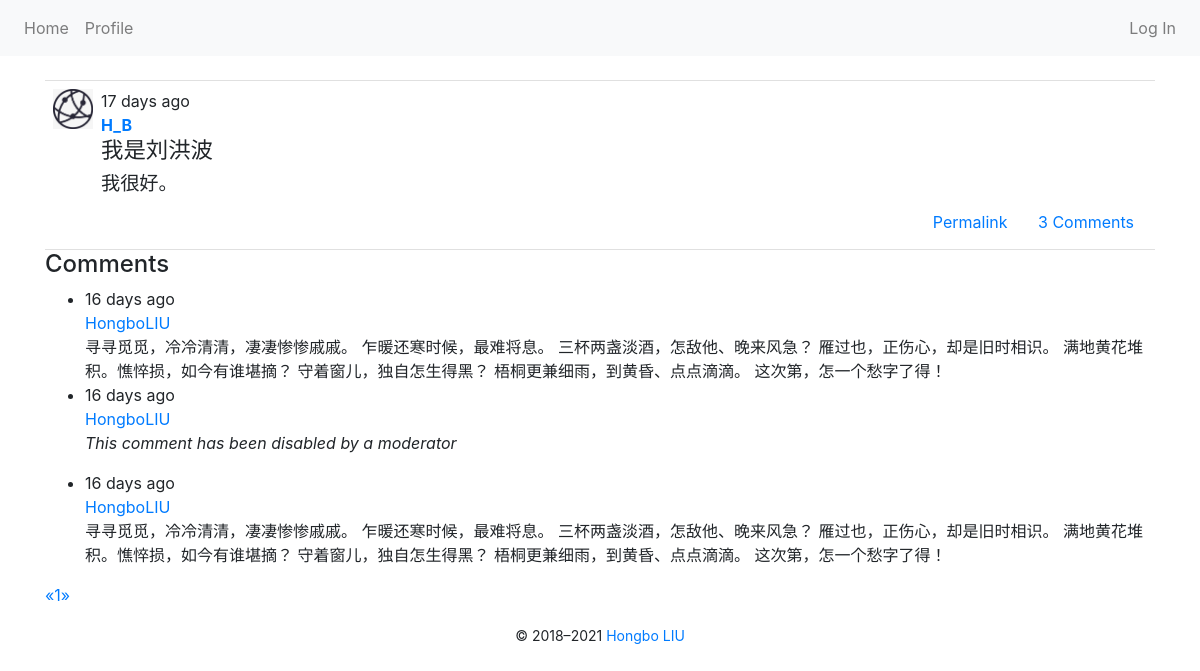
Screenshot of /post/209 with the database file from the repository.
### app/models.py (models this page shows, shortened)
class Post(db.Model):
    __tablename__ = 'posts'
    id = db.Column(db.Integer, primary_key=True)
    body = db.Column(db.Text)
    body_html = db.Column(db.Text)
    timestamp = db.Column(db.DateTime, index=True, default=datetime.utcnow)
    author_id = db.Column(db.Integer, db.ForeignKey('users.id'))
    comments = db.relationship('Comment', backref='post', lazy='dynamic')

class User(UserMixin, db.Model):
    __tablename__ = 'users'
    id = db.Column(db.Integer, primary_key=True)
    email = db.Column(db.String(64), unique=True, index=True)
    username = db.Column(db.String(64),  unique=True, index=True)
    password_hash = db.Column(db.String(128))
    role_id = db.Column(db.Integer, db.ForeignKey('roles.id'))
    confirmed = db.Column(db.Boolean, default=False)
    name = db.Column(db.String(64))
    location = db.Column(db.String(64))
    about_me = db.Column(db.Text())
    member_since = db.Column(db.DateTime(), default=datetime.utcnow)
    last_seen = db.Column(db.DateTime(), default=datetime.utcnow)
    posts = db.relationship('Post', backref='author', lazy='dynamic')
    followed = db.relationship('Follow', foreign_keys=[Follow.follower_id],
                               backref=db.backref('follower', lazy='joined'),
                               lazy='dynamic', cascade='all, delete-orphan')
    follower = db.relationship('Follow', foreign_keys=[Follow.followed_id],
                               backref=db.backref('followed', lazy='joined'),
                               lazy='dynamic', cascade='all, delete-orphan')
    comments = db.relationship('Comment', backref='author',lazy='dynamic')
    @property
    def password(self):
        raise AttributeError('Password is not a readable attribute')

class Comment(db.Model):
    __tablename__ = 'comments'
    id = db.Column(db.Integer, primary_key=True)
    body = db.Column(db.Text)
    body_html = db.Column(db.Text)
    timestamp = db.Column(db.DateTime, index=True, default=datetime.utcnow)
    disabled = db.Column(db.Boolean)
    author_id = db.Column(db.Integer, db.ForeignKey('users.id'))
    post_id = db.Column(db.Integer, db.ForeignKey('posts.id'))

### app/main/views.py (the view)
@main.route('/post/<int:id>', methods=['GET', 'POST'])
def post(id):
    post = Post.query.get_or_404(id)
    form = CommentForm()
    if form.validate_on_submit():
        comment =Comment(body=form.body.data, post=post,author=current_user._get_current_object())
        db.session.add(comment)
        db.session.commit()
        flash('Your comment has been published')
        return redirect(url_for('.post', id=post.id, page=-1))
    page = request.args.get('page', 1, type=int)
    if page == -1:
        page = (post.comments.count()-1) //\
               current_app.config['FLASKY_COMMENTS_PER_PAGE']+1
    pagination = post.comments.order_by(Comment.timestamp.asc()).paginate(
        page, per_page=current_app.config['FLASKY_COMMENTS_PER_PAGE'], error_out=False)
    comments = pagination.items
    return render_template('post.html', form=form, posts=[post],
                           comments=comments, pagination=pagination)

### app/auth/views.py (called while the page is built)
@auth.before_app_request
def before_request():
    if current_user.is_authenticated:
        current_user.ping()
        if not current_user.confirmed and request.blueprint != 'auth' and request.endpoint != 'static':
            return redirect(url_for('auth.unconfirmed'))

### app/main/__init__.py (called while the page is built)
@main.app_context_processor
def inject_permissions():
    return dict(Permission=Permission)

### app/models.py (called while the page is built)
    def can(self, permissions):
        return False

    def is_administrator(self):
        return False

### app/templates/post.html (shortened to what this page needs)
{% extends "base.html" %}
{% from 'bootstrap/form.html' import render_form %}
{% import "_macros.html" as macros %}
{% block page_content %}
{% include '_posts.html' %}
<h4 id="comments">Comments</h4>
{% include '_comments.html' %}
{% if pagination %}
<div class="pagination">
    {{ macros.pagination_widget(pagination, '.post', fragment='#comments', id=posts[0].id) }}
</div>
{% endif %}
{% endblock %}

### app/templates/_posts.html (shortened to what this page needs)
<ul class="posts">
    {% for post in posts %}
    <li class="post">
        <div class="post-thumbnail">
            <a href="{{ url_for('.user', username=post.author.username) }}">
                <img class="img-rounded profile-thumbnail" src="/static/588ku.jpg" height="40" width="40">
            </a>
        </div>
        <div class="post-content">
            <div class="post-data">{{ moment(post.timestamp).fromNow() }}</div>
            <div class="post-author"><a href="{{ url_for('.user', username=post.author.username) }}">{{ post.author.username }}</a></div>
            <div class="post-body">
                {% if post.body_html %}
                    {{ post.body_html | safe }}
                {% else %}
                    {{ post.body }}
                {% endif %}
            </div>
            <div class="post-footer">
                <a href="{{ url_for('.post', id=post.id) }}">
                    <span class="btn btn-link">Permalink</span>
                </a>
                <a href="{{ url_for('.post', id=post.id) }}#comments">
                    <span class="btn btn-link">{{ post.comments.count() }} Comments</span>
                </a>
            </div>
        </div>
    </li>
    {% endfor %}
</ul>

### app/templates/_comments.html (shortened to what this page needs)
<ul class="comments">
    {% for comment in comments %}
    <li class="comment">
        <div class="comment_content">
            <div class="comment-date">{{ moment(comment.timestamp).fromNow() }}</div>
            <div class="comment-author"><a href="{{ url_for('.user', username=comment.author.username) }}">{{ comment.author.username }}</a></div>
            <div class="comment-body">
                {% if comment.disabled %}
                <p><i>This comment has been disabled by a moderator</i></p>
                {% endif %}
                {% if moderate or not comment.disabled %}
                    {% if comment.body_html %}
                        {{ comment.body_html | safe }}
                    {% else %}
                        {{ comment.body }}
                    {% endif %}
                {% endif %}
            </div>
        </div>
    </li>
    {% endfor %}
</ul>

### app/static/styles.css (style rules this page uses)
.profile-thumbnail { position: absolute; }
ul.posts { list-style-type: none; padding: 0px; margin: 16px 0px 0px 0px; border-top: 1px solid #e0e0e0; }
ul.posts li.post { padding: 8px; border-bottom: 1px solid #e0e0e0; }
div.post-author { font-weight: bold; }
div.post-thumbnail { position: absolute; }
div.post-content { margin-left: 48px; min-height: 48px; }
div.post-footer { text-align: right; }
div.pagination { width: 100%; text-align: right; padding: 0px; margin: 0px; }
.post-body h1 { font-size: 140%; }
.post-body h3 { font-size: 120%; }

### rows the page displays
Post: timestamp "17 days ago", author.username "H_B", body_html "我是刘洪波 我很好。", comments.count "3"
Comment: timestamp "16 days ago", author.username "HongboLIU", body "寻寻觅觅，冷冷清清，凄凄惨惨戚戚。 乍暖还寒时候，最难将息。 三杯两盏淡酒，怎敌他、晚来风急？ 雁过也，正伤心，却是旧时相识。 满地黄花堆积。憔悴损，如今有谁堪摘？ 守着窗儿，独自怎生得黑？ 梧桐更兼细雨，到黄昏、点点滴滴。 这次第，怎一个愁字了得！"
Comment: timestamp "16 days ago", author.username "HongboLIU", shows "This comment has been disabled by a moderator"
Comment: timestamp "16 days ago", author.username "HongboLIU", body "寻寻觅觅，冷冷清清，凄凄惨惨戚戚。 乍暖还寒时候，最难将息。 三杯两盏淡酒，怎敌他、晚来风急？ 雁过也，正伤心，却是旧时相识。 满地黄花堆积。憔悴损，如今有谁堪摘？ 守着窗儿，独自怎生得黑？ 梧桐更兼细雨，到黄昏、点点滴滴。 这次第，怎一个愁字了得！"

### other values shown
{{ render_nav_item('main.index', 'Home') }} "Home"
{{ render_nav_item('auth.login', 'Log In') }} "Log In"
{{ p }} "1"
